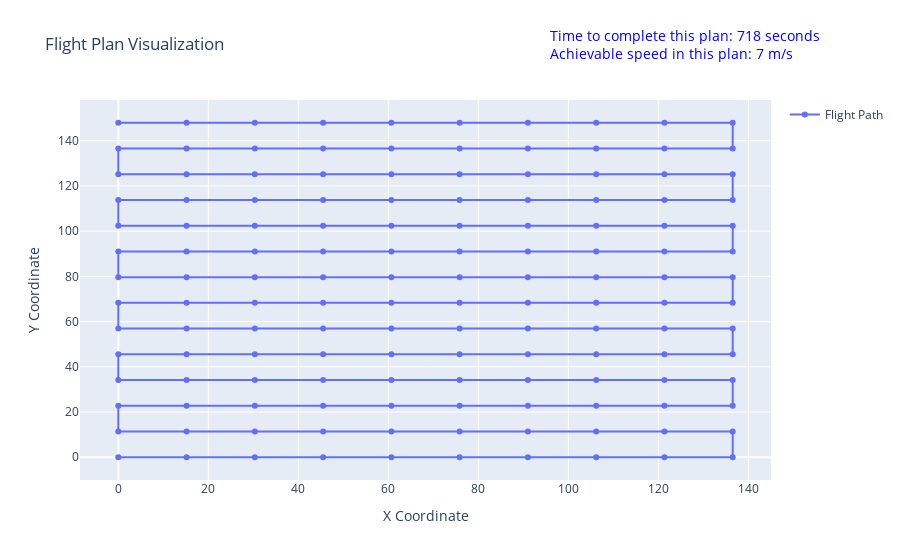

The notebook cell saved with this chart:
### Markdown cell above
$\color{red}{\text{TODO: }}$ Compute the following ablations (and any other you can think of)

1. Change overlap and confirm it affects the consecutive images
2. Change sidelap and confirm it does not affect the consecutive images
3. Change the height of the scan and document the affect on scan plans
4. Change exposure time

### Code cell
camera_ = copy.deepcopy(camera_x10)
dataset_spec_ = copy.deepcopy(dataset_spec)
print(camera_x10)
print(dataset_spec)

# change the exposure time
dataset_spec_.exposure_time_ms = 1000

max_speed = 16
a_max = 3.5
computed_plan = generate_photo_plan_on_grid(camera_, dataset_spec_)
finish_time, achieve_speed = approximate_time(camera_, dataset_spec_, computed_plan, max_speed, a_max)

fig = plot_photo_plan(computed_plan, achieve_speed, finish_time)
fig.show()

### Figure 1 — Plotly figure (JSON) as saved in the notebook; plotly's stock layout.template omitted (floating-point values rounded to 4 significant figures; data arrays with more than 128 entries replaced by an {"elided": "..."} marker saying what was removed)
{"data": [{"mode": "markers+lines", "name": "Flight Path", "type": "scatter", "x": {"elided": "140 float values"}, "y": {"elided": "140 float values"}}], "layout": {"annotations": [{"align": "left", "font": {"color": "blue", "size": 14}, "showarrow": false, "text": "Time to complete this plan: 718 seconds <br>Achievable speed in this plan: 7 m/s", "x": 1.08, "xref": "paper", "y": 1.2, "yref": "paper"}], "showlegend": true, "title": {"text": "Flight Plan Visualization"}, "xaxis": {"title": {"text": "X Coordinate"}}, "yaxis": {"title": {"text": "Y Coordinate"}}}}
